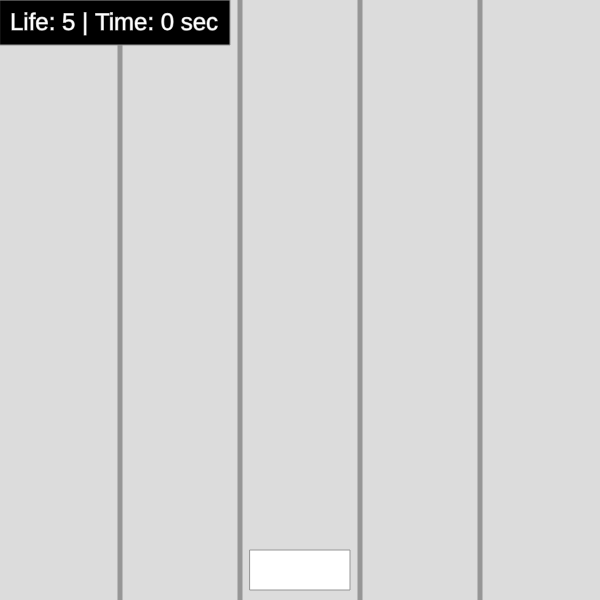
Frame 1 (no input)
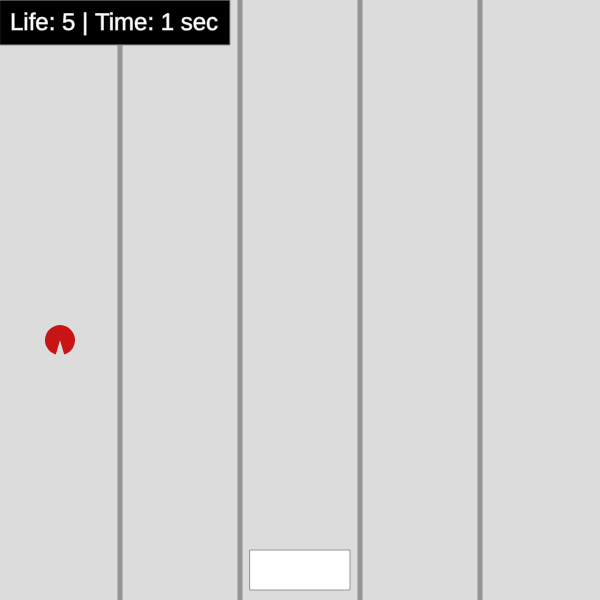
Frame 60 (no input)
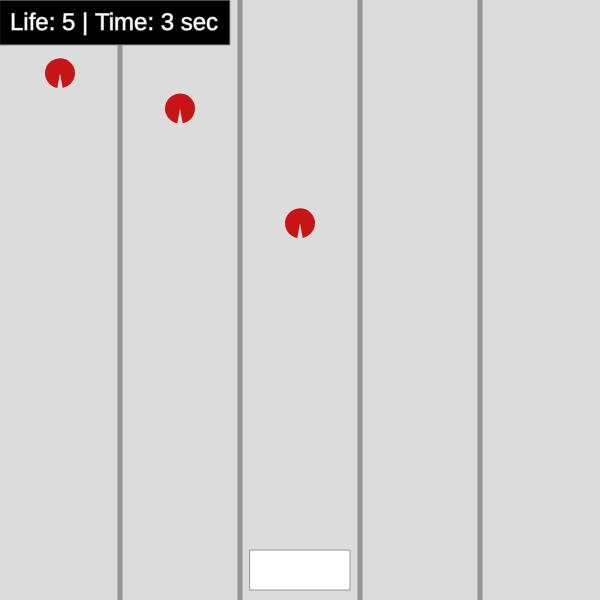
Frame 120 (the mouse pressed at the canvas centre since frame 60)

The p5.js sketch that drew these frames (run headless with seeded random() and noise() and a simulated clock; from frame 60 on, the mouse is pressed at the canvas centre):

// p5.js sketch
// ── sketch.js
const canvasWidth = 600;
const canvasHeight = 600;

function setup() {
  createCanvas(canvasWidth, canvasHeight);
}

const nRoads = 5;
const roadCarMargin = 10;

const roadWidth = canvasWidth / nRoads;

const carWidth = roadWidth - roadCarMargin * 2;
const carLength = 40;
const carY = canvasHeight - carLength - roadCarMargin;

let carCurrRoadPos = 2;

const enemySpacing = 150;
const enemyWidth = 30;

function generateEnemyY(index, spacing = 100) {
  return -index * spacing + (-spacing + Math.random(0, 0.5) * spacing);
}

class Enemy {
  constructor(roadIndex) {
    this.roadIndex = roadIndex;
    this.x = this.roadIndex * roadWidth + (roadWidth - enemyWidth * 2);
    this.create();
  }

  create() {
    this.y = generateEnemyY(this.roadIndex, enemySpacing);
    this.speed = 3 + Math.random(0, 1) * 3;
  }

  update() {
    this.y += this.speed;
    if (this.y > canvasHeight) {
      this.create();
    }
  }

  draw() {
    strokeWeight(0);
    let biteSize = PI / 8;
    let startAngle = HALF_PI + biteSize * sin(frameCount * 0.1) + biteSize;
    let endAngle = PI - startAngle;
    fill(200, 20, 20);
    arc(this.x, this.y, enemyWidth, enemyWidth, startAngle, endAngle, PIE);
  }

  checkCollision(carPos, carY) {
    if (carPos === this.roadIndex) {
      return Math.abs(carY - this.y) < enemyWidth / 2;
    }

    return false;
  }
}

let life = 5;
let time = 0;

const enemies = Array(nRoads)
  .fill(0)
  .map((_, i) => new Enemy(i));

function draw() {
  background(220);
  time++;
  for (let i = 1; i < nRoads; i++) {
    strokeWeight(5);
    stroke(150);
    line(roadWidth * i, 0, roadWidth * i, canvasHeight);
  }

  for (const enemy of enemies) {
    if (enemy.checkCollision(carCurrRoadPos, carY)) {
      enemy.create();
      life--;

      if (life === 0) {
        alert(`Game Over | Time: ${Math.floor((time * 30) / 1000)} sec`);
        life = 5;
        time = 0;
      }
    }
    enemy.update();
    enemy.draw();
  }

  fill(255);
  strokeWeight(1);
  rect(carCurrRoadPos * roadWidth + roadCarMargin, carY, carWidth, carLength);

  fill(0);
  rect(0, 0, 230, 45);

  fill(255);
  textSize(24);
  text(`Life: ${life} | Time: ${Math.floor((time * 30) / 1000)} sec`, 10, 30);
}

function keyPressed() {
  if (key === "ArrowLeft" && carCurrRoadPos > 0) {
    carCurrRoadPos--;
  } else if (key === "ArrowRight" && carCurrRoadPos < nRoads - 1) {
    carCurrRoadPos++;
  }
}
